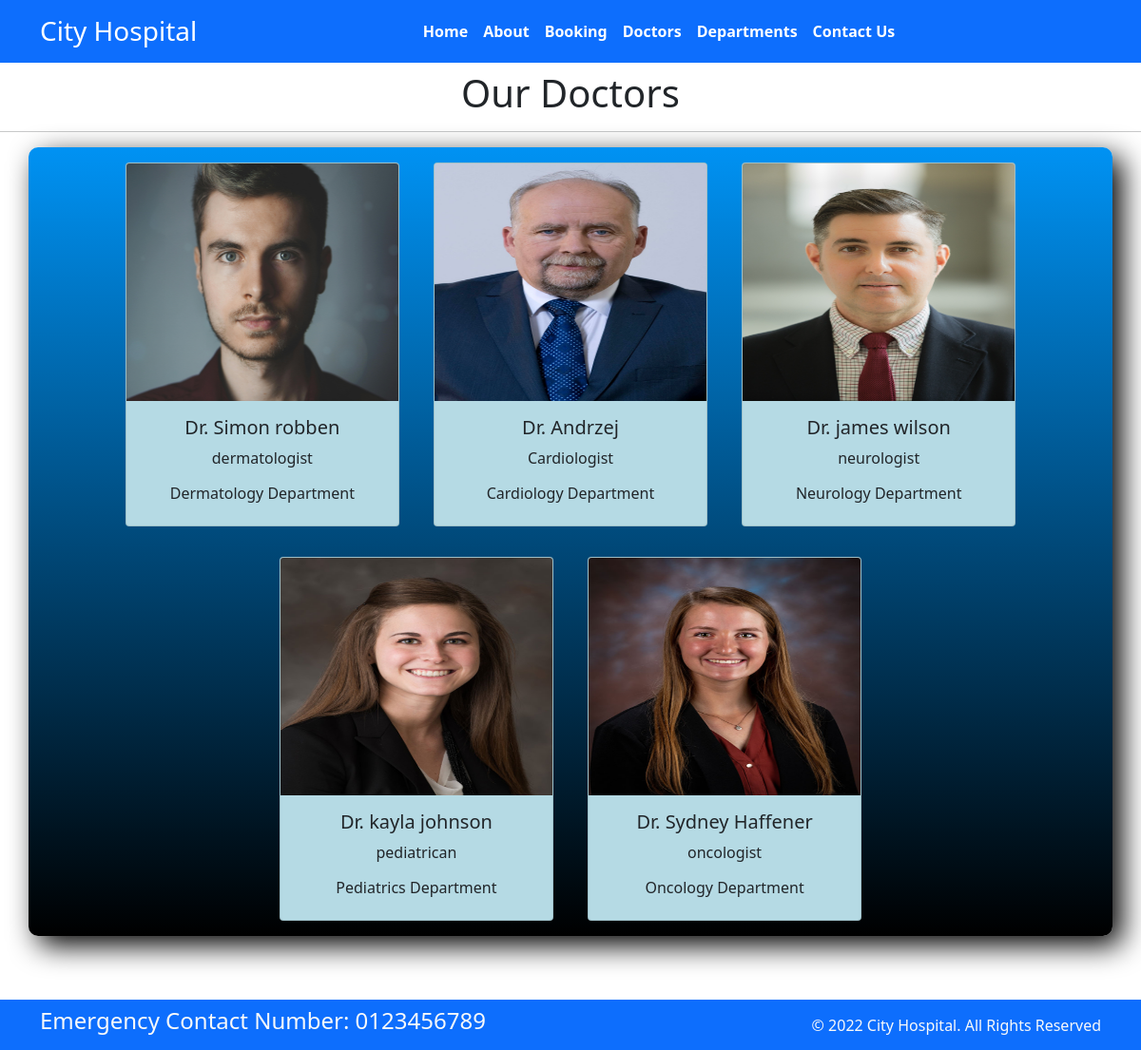
The app's page /doctors/ with its own data.
### home/models.py (models this page shows, shortened)
class Doctor(models.Model):
    doc_name = models.CharField(max_length=255)
    doc_spec = models.CharField(max_length=255)
    dep_name = models.ForeignKey(Department, on_delete=models.CASCADE)
    doc_image = models.ImageField(upload_to='doctors')

class Department(models.Model):
    dep_name = models.CharField(max_length=100)
    dep_description = models.TextField()
    def __str__(self):
        return self.dep_name

### home/views.py (the view)
# urls.py: path('doctors/', views.doctor,name='doctors'),
def doctor(request):
    doctors_list = Doctor.objects.all()
    context = {'doctors': doctors_list}
    return render(request, 'doctors.html', context)

### templates/doctors.html (shortened to what this page needs)
{% extends "base.html" %}
{% block content %}
{%load static%}
<link rel="stylesheet" href="{% static 'css/docs.css' %}">
<h1 class="text-center my-2">Our Doctors</h1>
    <hr>
  <div class="container text-center" style="background-image:linear-gradient(to top,rgb(0, 0, 0),rgb(0, 146, 243));border-radius: 10px;box-shadow: 10px 10px 30px black;margin-bottom: 120px;">
      {%for d in doctors%}
    <div class="card mx-3 my-3" style="width: 18rem; display: inline-block;background-color: rgb(181, 218, 228);">
      <img src="{{d.doc_image.url}}" class="card-img-top" alt="..." height="250px">
      <div class="card-body">
        <h5 class="card-title">Dr. {{d.doc_name}}</h5>
        <p class="card-text">{{d.doc_spec}}</p>
        <h6>{{d.dep_name}} Department</h6>
      </div>
    </div>
     {%endfor%}
  </div>
{% endblock %}

### templates/base.html (shortened to what this page needs)
{%load static%}
<!DOCTYPE html>
<html>
  <head>
    <link rel="stylesheet"
      href=" https://cdn.jsdelivr.net/npm/bootstrap@5.1.3/dist/css/bootstrap.min.css ">
    <link rel="stylesheet"
      href="https://use.fontawesome.com/releases/v5.2.0/css/all.css">
    <link rel="stylesheet" href="{% static '/css/style.css'%}">
  </head>
  <body>
    <nav class="navbar bg-primary navbar-expand-md ">
      <div class="container">
        <div class="col-2 text-left pl-md-0 pt-2">
          <h3 class="text-white"> City Hospital </h3>
        </div>
        <div
          class="collapse navbar-collapse justify-content-center col-md-8 navbar-collapse-3">
          <ul class="navbar-nav justify-content-center  fw-bold">
            <li class="nav-item active">
              <a class="nav-link text-white" href="{%url 'home'%}">Home </a>
            </li>
            <li class="nav-item">
              <a class="nav-link text-white" href="{%url 'about'%}">About</a>
            </li>
            <li class="nav-item">
              <a class="nav-link text-white" href="{%url 'booking'%}">Booking</a>
            </li>
            <li class="nav-item">
              <a class="nav-link text-white" href="{%url 'doctors'%}">Doctors</a>
            </li>
			 <li class="nav-item">
              <a class="nav-link text-white" href="{%url 'department'%}">Departments</a>
            </li>
            <li class="nav-item">
              <a class="nav-link text-white" href="{%url 'contact'%}">Contact Us</a>
            </li>
          </ul>
        </div>
      </div>
    </nav>
    {%block content%} {%endblock%}
    <section class="fixed-bottom">
      <footer class="pt-2 pb-2  bg-primary text-light">
        <div class="container">
          <div class="row align-items-center">
            <div class="col-12 col-md-8">
              <h4>Emergency Contact Number: 0123456789</h4>
            </div>
            <div class="col-12 col-md-4 mt-4 mt-md-0 text-center text-md-end">
              © 2022 City Hospital. All Rights Reserved
            </div>
          </div>
        </div>
      </footer>
    </section>
  </body>
</html>

### records on screen
Doctor: doc_image (picture), doc_name "Simon robben", doc_spec "dermatologist", dep_name "Dermatology"
Doctor: doc_image (picture), doc_name "Andrzej", doc_spec "Cardiologist", dep_name "Cardiology"
Doctor: doc_image (picture), doc_name "james wilson", doc_spec "neurologist", dep_name "Neurology"
Doctor: doc_image (picture), doc_name "kayla johnson", doc_spec "pediatrican", dep_name "Pediatrics"
Doctor: doc_image (picture), doc_name "Sydney Haffener", doc_spec "oncologist", dep_name "Oncology"
